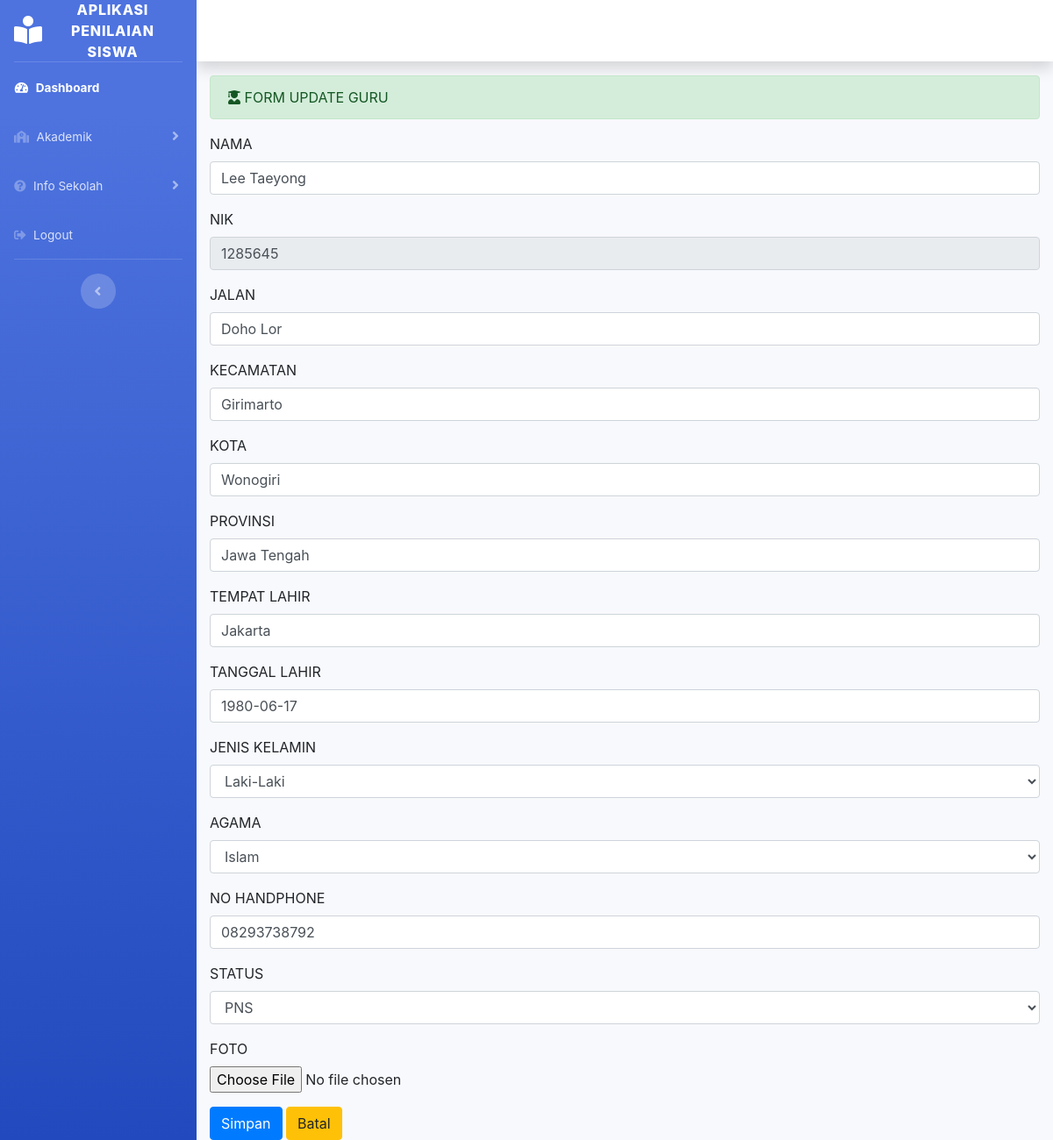
The page /Guru/update/1285645 on the database its author committed.
### tables this page shows
CREATE TABLE `guru` (
  `nama_guru` varchar(255) DEFAULT NULL,
  `nik` varchar(11) NOT NULL,
  `jalan` varchar(255) NOT NULL,
  `kecamatan` varchar(50) NOT NULL,
  `kota` varchar(50) NOT NULL,
  `provinsi` varchar(50) NOT NULL,
  `tempat_lahir` varchar(50) NOT NULL,
  `tanggal_lahir` date NOT NULL,
  `jenis_kelamin` varchar(255) DEFAULT NULL,
  `agama` varchar(255) NOT NULL,
  `no_hp` varchar(15) DEFAULT NULL,
  `status` varchar(255) NOT NULL,
  `poto` varchar(255) DEFAULT NULL,
  `admin_id` int(11) DEFAULT NULL
);

### application/controllers/Guru.php (called while the page is built, shortened)
<?php
class Guru extends CI_Controller{
  public function __construct(){
    $this->load->helper(array('url','download'));
  }
  public function update($nik){
    $where = array('nik' => $nik);
    $data['guru'] = $this->guru_model->edit_data($where,'guru')->result();
    $this->load->view('templates_administrator/header');
    $this->load->view('templates_administrator/sidebar');
    $this->load->view('administrator/guru_update',$data);
    $this->load->view('templates_administrator/footer');
  }
}

### index.php (called while the page is built, shortened)
<?php
require_once BASEPATH.'core/CodeIgniter.php';

### application/models/Guru_model.php (called while the page is built, shortened)
<?php
class Guru_model extends CI_Model{
	public function edit_data($where,$table){
		return $this->db->get_where($table,$where);
	}
}

### application/views/administrator/guru_update.php (the view, shortened to what this page needs)
<div class="container-fluid">
  <div class="alert alert-success" role="alert">
    <i class="fas fa-user-graduate"></i> FORM UPDATE GURU
  </div>
  <?php foreach($guru as $gr) : ?>
    <?php echo form_open_multipart('Guru/update_guru_aksi') ?>
  <div class="form-group">
    <label>NAMA</label>
    <input type="text" name="nama_guru" class="form-control" value="<?php echo $gr->nama_guru ?>">
  </div>
  <div class="form-group">
    <label>NIK</label>
    <input type="text" name="nik" class="form-control" value="<?php echo $gr->nik ?>" readonly>
  </div>
  <div class="form-group">
    <label>JALAN</label>
    <input type="text" name="jalan" class="form-control" value="<?php echo $gr->jalan ?>">
  </div>
  <div class="form-group">
    <label>KECAMATAN</label>
    <input type="text" name="kecamatan" class="form-control" value="<?php echo $gr->kecamatan ?>">
  </div>
  <div class="form-group">
    <label>KOTA</label>
    <input type="text" name="kota" class="form-control" value="<?php echo $gr->kota ?>">
  </div>
  <div class="form-group">
    <label>PROVINSI</label>
    <input type="text" name="provinsi" class="form-control" value="<?php echo $gr->provinsi ?>">
  </div>
  <div class="form-group">
    <label>TEMPAT LAHIR</label>
    <input type="text" name="tempat_lahir" class="form-control" value="<?php echo $gr->tempat_lahir ?>">
  </div>
  <div class="form-group">
    <label>TANGGAL LAHIR</label>
    <input type="text" name="tanggal_lahir" class="form-control" value="<?php echo $gr->tanggal_lahir ?>">
  </div>
  <div class="form-group">
    <label>JENIS KELAMIN</label>
    <select name="jenis_kelamin" class="form-control" >
      <option value="Laki-Laki" <?php if($gr->jenis_kelamin=="Laki-Laki"){echo "selected";} ?>>Laki-Laki</option>
    </select>
  </div>
  <div class="form-group">
    <label>AGAMA</label>
    <select name="agama" class="form-control">
      <option value="Islam" <?php if($gr->agama=="Islam"){echo "selected";} ?>>Islam</option>
    </select>
  </div>
  <div class="form-group">
    <label>NO HANDPHONE</label>
    <input type="text" name="no_hp" class="form-control" value="<?php echo $gr->no_hp ?>">
  </div>
  <div class="form-group">
    <label>STATUS</label>
    <select name="status" class="form-control">
      <option value="PNS" <?php if($gr->status=="PNS"){echo "selected";} ?>>PNS</option>
    </select>
  </div>
  <div class="form-group">
    <label>FOTO</label><br>
    <input type="file" name="userfile" value="<?php echo $gr->poto ?>">
  </div>
      <button type="submit" class="btn btn-primary">Simpan</button>
      <button type="reset" class="btn btn-warning">Batal</button>
    <?php  endforeach; ?>
</div>

### rows shown on the page
guru: nama_guru "Lee Taeyong", nik "1285645", jalan "Doho Lor", kecamatan "Girimarto", kota "Wonogiri", provinsi "Jawa Tengah", tempat_lahir "Jakarta", tanggal_lahir "1980-06-17", jenis_kelamin "Laki-Laki", agama "Islam", no_hp "08293738792", status "PNS"
